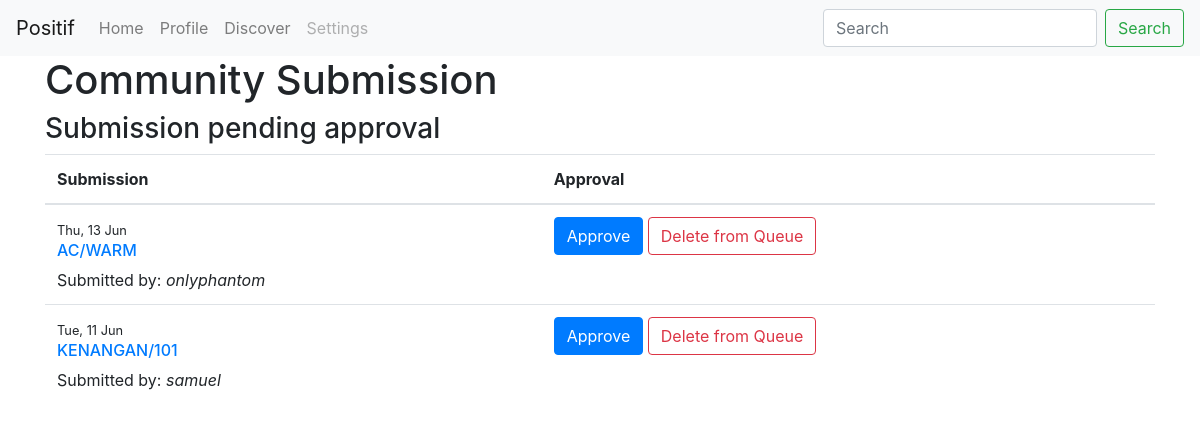
/courses/review, run on the app's committed database.
### courses/models.py (models this page shows, shortened)
class ApprovalQueue(models.Model):
    repo_url = models.SlugField("repo slug", unique=True)
    submitted_on = models.DateTimeField("submitted on", auto_now_add=True)
    submitted_by = models.ForeignKey(
        User, on_delete=models.SET_NULL, null=True, related_name="discovered"
    )
    approved_status = models.BooleanField("approved status", default=False)
    approved_by_user = models.ForeignKey(User, on_delete=models.SET_NULL, null=True)
    class Meta:
        permissions = [
            (
                "approve_course",
                "Can approve a course submitted to the Queue by setting status as True",
            ),
            (
                "remove_course",
                "Can remove a course from the Queue by setting status as False",
            ),
        ]
        ordering = ["-submitted_on", "submitted_by"]

### courses/views.py (the view)
# urls.py: path("review", views.ReviewList.as_view(), name="approval-review"),
class ReviewList(ListView):
    model = ApprovalQueue
    template_name = "courses/approval.html"
    paginate = 10
    def get_queryset(self):
        return ApprovalQueue.objects.filter(approved_status=False)

### courses/templates/courses/approval.html (shortened to what this page needs)
{% extends 'base.html' %}
{% block content %}
<div class="container">
    <h1>Community Submission</h1>
    <h3>Submission pending approval</h3>
    <table class="table">
        <thead>
            <tr>
                <th scope="col">Submission</th>
                <th scope="col">Approval</th>
            </tr>
        </thead>
        {% for submission in object_list %}
        <tr class="{% cycle 'row1' 'row2' %}">
            <td>
                <small>{{ submission.submitted_on|date:"D, d M" }}</small>
                <h6>
                    <a href='https://github.com/{{submission.repo_url}}' target="_blank">
                        {{ submission.repo_url|upper}}
                    </a>
                </h6>
                Submitted by: <em>{{ submission.submitted_by }}</em>
            </td>
            <td>
                <form action="{% url 'courses:approved' %}" method="POST">
                    <button class="btn btn-primary" type="submit" value="{{ submission.repo_url }}" name="approve_btn">
                        Approve</button>
                    <button class="btn btn-outline-danger" type="submit" value="{{ submission.repo_url }}"
                        name="delete_btn">
                        Delete from Queue</button>
                </form>
            </td>
        </tr>
        {% empty %}
        <span>No pending submission.</span>
        {% endfor %}
    </table>
</div>
{% endblock content %}

### data on the page
ApprovalQueue: submitted_on "Thu, 13 Jun", repo_url "AC/WARM", submitted_by "onlyphantom"
ApprovalQueue: submitted_on "Tue, 11 Jun", repo_url "KENANGAN/101", submitted_by "samuel"
